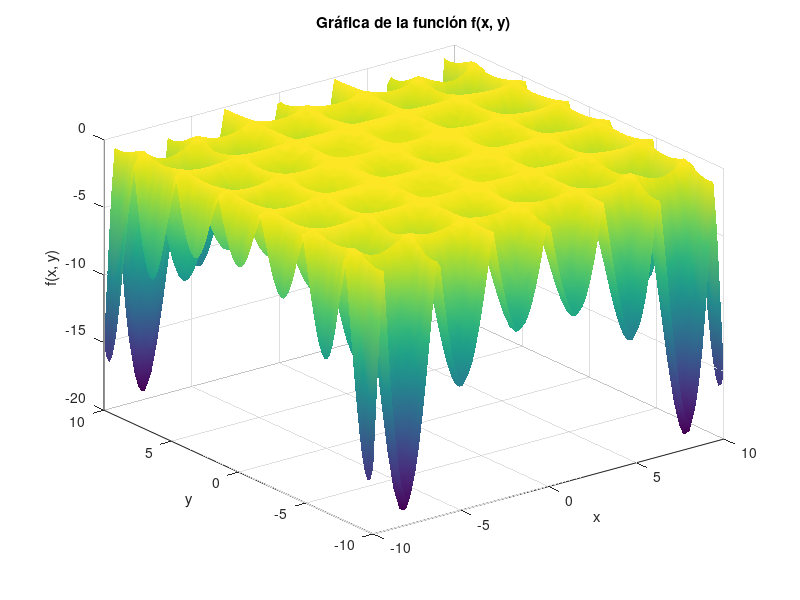

MATLAB code to generate this figure: (Note: this script raises an error after producing the figure.)
clear all
close all
clc

%% Definición de la función
f = @(x) -abs(sin(x(1))*cos(x(2))*exp(abs(1 - sqrt(x(1)^2 + x(2)^2)/pi)));
lb = [-10, -10];
ub = [10, 10];
nvars = 2;             % Número de variables

% Límites de la gráfica y de la optimización
x = linspace(-10,10);
y = linspace(-10,10);
[X,Y] = meshgrid(x,y);

Z = -abs(sin(X).*cos(Y).*exp(abs(1 - sqrt(X.^2 + Y.^2)./pi)));

% Gráfica de la función
figure
surf(X,Y,Z);
xlabel('x')
ylabel('y')
zlabel('f(x, y)')
title('Gráfica de la función f(x, y)')
shading interp

%% fmincon

% Optimización
options = optimoptions('fmincon','Algorithm','interior-point'); % Elige el algoritmo 'interior-point'

% Número de iteraciones 
n = 50; % Cambia este valor si quieres probar más o menos puntos iniciales

% Inicializar matrices para almacenar los resultados
resultsA = zeros(n, 6); % Matriz de resultados para x0, y0, x*, y*, f* y tiempo

for i = 1:n
    % Valores iniciales aleatorios
    x0 = (ub - lb) .* rand(1, 2) + lb;   %contiene valores random para x0 e y0

    % Medir el tiempo de ejecución
    tic
    [x_star, f_star] = fmincon(f, x0, [], [], [], [], lb, ub, [], options);
    time = toc;

    % Almacenar los resultados
    resultsA(i, :) = [x0, x_star, f_star, time];

    % Mostrar los resultados de esta iteración
    fprintf('Iteración %d: El mínimo de f(x, y) es %f, encontrado en el punto x* = %f, y* = %f.\n', i, f_star, x_star(1), x_star(2));
    fprintf('El tiempo de ejecución fue %f segundos.\n', time);
end

% Nombres de las columnas
headers = {'x0', 'y0', 'x*', 'y*', 'f*', 'Tiempo de ejecución'};

% Borrar los archivos antiguos si existen
if exist('resultsA.csv', 'file')
    delete('resultsA.csv');
end
if exist('resultsA.xlsx', 'file')
    delete('resultsA.xlsx');
end

% Crear tabla de resultados
results_tableA = array2table(resultsA, 'VariableNames', headers);

% Guardar los resultados en un archivo CSV
writetable(results_tableA, 'resultsA.csv');

% Guardar los resultados en un archivo Excel
writetable(results_tableA, 'resultsA.xlsx');

% Mostrar el mínimo global encontrado
[f_star_min, idx] = min(resultsA(:, 5));
x_star_min = resultsA(idx, 3:4);
fprintf('El mínimo global de f(x, y) es %f, encontrado en el punto x* = %f, y* = %f.\n', f_star_min, x_star_min(1), x_star_min(2));


    
%% ps0    

%Parámetros de la simulación
n_particles = 2:1:30;   % Cambiar este vector para probar diferentes números de partículas
n_iterations = 2:1:30;  % Cambiar este vector para probar diferentes números de iteraciones
swarm_sizes = 2:1:30;   % Cambiar este vector para probar diferentes tamaños de enjambre

% Prealocación de matrices de resultados
results = zeros(length(n_particles)*length(n_iterations)*length(swarm_sizes), 7); % Matriz de resultados
counter = 1; % Contador para la matriz de resultados

% Bucle a través de diferentes números de partículas, iteraciones y tamaños de enjambre
for k = 1:length(swarm_sizes)
    for i = 1:length(n_particles)
        for j = 1:length(n_iterations)
            % Parámetros de PSO
            options = optimoptions(@particleswarm,'SwarmSize',swarm_sizes(k),'MaxIterations',n_iterations(j),'Display','off');
            
            % Medir el tiempo de ejecución
            tic
            [x_star, f_star] = particleswarm(f, nvars, lb, ub, options);
            time = toc;

            % Almacenar los resultados
            results(counter, :) = [swarm_sizes(k), n_particles(i), n_iterations(j), x_star(1), x_star(2), f_star, time];
            counter = counter + 1;

            % Mostrar los resultados de esta iteración
            fprintf('SwarmSize: %d, Partículas: %d, Iteraciones: %d\n', swarm_sizes(k), n_particles(i), n_iterations(j));
            fprintf('El máximo de f(x, y) es %f, encontrado en el punto x* = %f, y* = %f.\n', f_star, x_star(1), x_star(2));
            fprintf('El tiempo de ejecución fue %f segundos.\n\n', time);
        end
    end
end

% Nombres de las columnas
headers = {'SwarmSize', 'Número de partículas', 'Número de iteraciones', 'x*', 'y*', 'f*', 'Tiempo de ejecución'};

% Borrar los archivos antiguos si existen
if exist('pso_results.csv', 'file')
    delete('pso_results.csv');
end
if exist('pso_results.xlsx', 'file')
    delete('pso_results.xlsx');
end

% Crear tabla de resultados
results_table = array2table(results, 'VariableNames', headers);

% Guardar los resultados en un archivo CSV
writetable(results_table, 'pso_results.csv');

% Guardar los resultados en un archivo Excel
writetable(results_table, 'pso_results.xlsx');


%% ga

% Definición de la función
f = @(x) -abs(sin(x(1))*cos(x(2))*exp(abs(1 - sqrt(x(1)^2 + x(2)^2)/pi)));

% Parámetros de la simulación
population_size = 1:1:30;  % Cambiar este vector para probar diferentes tamaños de población
n_iterations = 1:1:30; % Cambiar este vector para probar diferentes números de iteraciones

% Prealocación de matrices de resultados
results = zeros(length(population_size)*length(n_iterations), 6); % Matriz de resultados para tamaño de la población, número de iteraciones, x*, y*, f* y tiempo
counter = 1; % Contador para la matriz de resultados

% Bucle a través de diferentes tamaños de población e iteraciones
for i = 1:length(population_size)
    for j = 1:length(n_iterations)
        % Parámetros de GA
        options = optimoptions(@ga,'PopulationSize',population_size(i),'MaxGenerations',n_iterations(j),'Display','off');
        
        % Medir el tiempo de ejecución
        tic
        [x_star, f_star] = ga(f, nvars, [], [], [], [], lb, ub, [], options);
        time = toc;

        % Almacenar los resultados
        results(counter, :) = [population_size(i), n_iterations(j), x_star, f_star, time];
        counter = counter + 1;

        % Mostrar los resultados de esta iteración
        fprintf('Tamaño de población: %d, Iteraciones: %d\n', population_size(i), n_iterations(j));
        fprintf('El máximo de f(x, y) es %f, encontrado en el punto x* = %f, y* = %f.\n', f_star, x_star(1), x_star(2));
        fprintf('El tiempo de ejecución fue %f segundos.\n\n', time);
    end
end

% Nombres de las columnas
headers = {'Tamaño de la población', 'Número de iteraciones', 'x*', 'y*', 'f*', 'Tiempo de ejecución'};

% Borrar los archivos antiguos si existen
if exist('ga_results.csv', 'file')
    delete('ga_results.csv');
end
if exist('ga_results.xlsx', 'file')
    delete('ga_results.xlsx');
end

% Crear tabla de resultados
results_table = array2table(results, 'VariableNames', headers);

% Guardar los resultados en un archivo CSV
writetable(results_table, 'ga_results.csv');

% Guardar los resultados en un archivo Excel
writetable(results_table, 'ga_results.xlsx');

% Encontrar el máximo global en los resultados
f_star_max = min(results(:, 6));

% Encontrar las combinaciones que llegaron al máximo global
optimal_combinations = results(results(:, 6) == f_star_max, :);

% Crear tabla de resultados óptimos
optimal_results_table = array2table(optimal_combinations, 'VariableNames', headers);

% Borrar el archivo antiguo si existe
if exist('pso_optimal_results.xlsx', 'file')
    delete('pso_optimal_results.xlsx');
end

% Guardar los resultados óptimos en un archivo Excel
writetable(optimal_results_table, 'pso_optimal_results.xlsx');
        